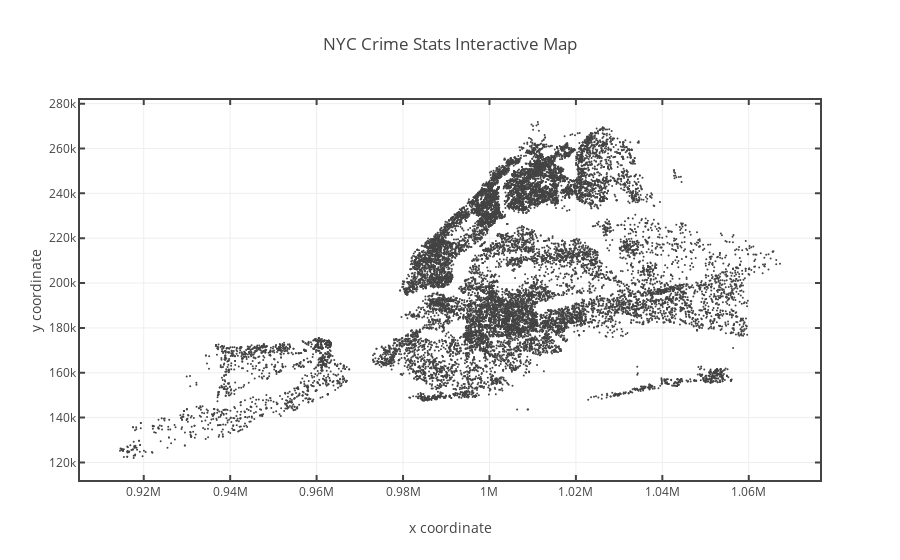

Here is the notebook cell this chart was saved with:
### Code cell
randex = np.random.permutation(len(x))
subdex = randex[:20000]
sub_x = x.iloc[subdex]
sub_y = y.iloc[subdex]

mytitle = 'NYC Crime Stats Interactive Map'
dosdata, dosxaxis, dosyaxis, doslayout = inter_plot(sub_x, sub_y, mytitle)
dosfig = go.Figure(data=dosdata, layout=doslayout)
plot_url = plotly.offline.iplot(dosfig, filename="DOS_Si")

### Figure 1 — Plotly figure (JSON) as saved in the notebook; plotly's stock layout.template omitted (floating-point values rounded to 4 significant figures; data arrays with more than 128 entries replaced by an {"elided": "..."} marker saying what was removed)
{"data": [{"line": {"color": "#444444"}, "marker": {"size": 2}, "mode": "markers", "name": "total DOS spin up", "type": "scatter", "x": {"elided": "20000 int values"}, "y": {"elided": "20000 int values"}}], "layout": {"title": "NYC Crime Stats Interactive Map", "xaxis": {"linewidth": 2, "mirror": "ticks", "showgrid": true, "showline": true, "ticks": "inside", "tickwidth": 2, "title": "x coordinate"}, "yaxis": {"linewidth": 2, "mirror": "ticks", "showgrid": true, "showline": true, "ticks": "inside", "tickwidth": 2, "title": "y coordinate", "zerolinewidth": 2}}}
